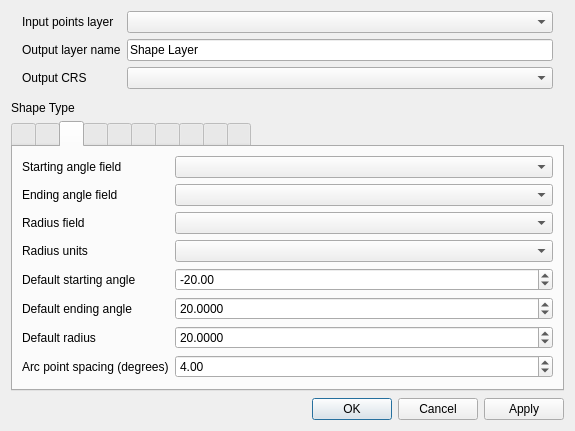
<?xml version="1.0" encoding="UTF-8"?>
<ui version="4.0">
 <class>Dialog</class>
 <widget class="QDialog" name="Dialog">
  <property name="geometry">
   <rect>
    <x>0</x>
    <y>0</y>
    <width>575</width>
    <height>431</height>
   </rect>
  </property>
  <property name="windowTitle">
   <string>Create Shapes</string>
  </property>
  <layout class="QVBoxLayout" name="verticalLayout">
   <item>
    <layout class="QFormLayout" name="formLayout">
     <property name="fieldGrowthPolicy">
      <enum>QFormLayout::AllNonFixedFieldsGrow</enum>
     </property>
     <property name="leftMargin">
      <number>11</number>
     </property>
     <property name="rightMargin">
      <number>11</number>
     </property>
     <item row="0" column="0">
      <widget class="QLabel" name="label">
       <property name="text">
        <string>Input points layer</string>
       </property>
      </widget>
     </item>
     <item row="0" column="1">
      <widget class="QgsMapLayerComboBox" name="mMapLayerComboBox"/>
     </item>
     <item row="1" column="0">
      <widget class="QLabel" name="label_3">
       <property name="text">
        <string>Output layer name</string>
       </property>
      </widget>
     </item>
     <item row="1" column="1">
      <widget class="QLineEdit" name="layerNameLineEdit">
       <property name="text">
        <string>Shape Layer</string>
       </property>
      </widget>
     </item>
     <item row="2" column="0">
      <widget class="QLabel" name="label_54">
       <property name="text">
        <string>Output CRS</string>
       </property>
      </widget>
     </item>
     <item row="2" column="1">
      <widget class="QComboBox" name="outputCRSComboBox"/>
     </item>
    </layout>
   </item>
   <item>
    <spacer name="verticalSpacer_2">
     <property name="orientation">
      <enum>Qt::Vertical</enum>
     </property>
     <property name="sizeType">
      <enum>QSizePolicy::Fixed</enum>
     </property>
     <property name="sizeHint" stdset="0">
      <size>
       <width>20</width>
       <height>6</height>
      </size>
     </property>
    </spacer>
   </item>
   <item>
    <widget class="QLabel" name="label_2">
     <property name="text">
      <string>Shape Type</string>
     </property>
    </widget>
   </item>
   <item>
    <widget class="QTabWidget" name="tabWidget">
     <property name="currentIndex">
      <number>2</number>
     </property>
     <widget class="QWidget" name="ellipse">
      <attribute name="title">
       <string/>
      </attribute>
      <attribute name="toolTip">
       <string>Ellipse</string>
      </attribute>
      <layout class="QVBoxLayout" name="verticalLayout_4">
       <item>
        <layout class="QFormLayout" name="formLayout_4">
         <item row="0" column="0">
          <widget class="QLabel" name="label_7">
           <property name="text">
            <string>Semi-major axis field</string>
           </property>
          </widget>
         </item>
         <item row="1" column="0">
          <widget class="QLabel" name="label_8">
           <property name="text">
            <string>Semi-minor axis field</string>
           </property>
          </widget>
         </item>
         <item row="2" column="0">
          <widget class="QLabel" name="label_9">
           <property name="text">
            <string>Orientation of axis field</string>
           </property>
          </widget>
         </item>
         <item row="3" column="0">
          <widget class="QLabel" name="label_10">
           <property name="text">
            <string>Axis units of measure</string>
           </property>
          </widget>
         </item>
         <item row="3" column="1">
          <widget class="QComboBox" name="unitOfAxisComboBox">
           <property name="sizePolicy">
            <sizepolicy hsizetype="Expanding" vsizetype="Fixed">
             <horstretch>0</horstretch>
             <verstretch>0</verstretch>
            </sizepolicy>
           </property>
          </widget>
         </item>
         <item row="0" column="1">
          <widget class="QComboBox" name="semiMajorComboBox">
           <property name="sizePolicy">
            <sizepolicy hsizetype="Expanding" vsizetype="Fixed">
             <horstretch>0</horstretch>
             <verstretch>0</verstretch>
            </sizepolicy>
           </property>
          </widget>
         </item>
         <item row="1" column="1">
          <widget class="QComboBox" name="semiMinorComboBox">
           <property name="sizePolicy">
            <sizepolicy hsizetype="Expanding" vsizetype="Fixed">
             <horstretch>0</horstretch>
             <verstretch>0</verstretch>
            </sizepolicy>
           </property>
          </widget>
         </item>
         <item row="2" column="1">
          <widget class="QComboBox" name="orientationComboBox">
           <property name="sizePolicy">
            <sizepolicy hsizetype="Expanding" vsizetype="Fixed">
             <horstretch>0</horstretch>
             <verstretch>0</verstretch>
            </sizepolicy>
           </property>
          </widget>
         </item>
         <item row="4" column="0">
          <widget class="QLabel" name="label_24">
           <property name="text">
            <string>Default semi-major axis</string>
           </property>
          </widget>
         </item>
         <item row="5" column="0">
          <widget class="QLabel" name="label_25">
           <property name="text">
            <string>Default semi-minor asix</string>
           </property>
          </widget>
         </item>
         <item row="6" column="0">
          <widget class="QLabel" name="label_26">
           <property name="text">
            <string>Default orientatioin of axis</string>
           </property>
          </widget>
         </item>
         <item row="6" column="1">
          <widget class="QDoubleSpinBox" name="defOrientationSpinBox">
           <property name="decimals">
            <number>4</number>
           </property>
           <property name="maximum">
            <double>360.000000000000000</double>
           </property>
          </widget>
         </item>
         <item row="4" column="1">
          <widget class="QDoubleSpinBox" name="defSemiMajorSpinBox">
           <property name="decimals">
            <number>4</number>
           </property>
           <property name="maximum">
            <double>1000000000.000000000000000</double>
           </property>
           <property name="value">
            <double>40.000000000000000</double>
           </property>
          </widget>
         </item>
         <item row="5" column="1">
          <widget class="QDoubleSpinBox" name="defSemiMinorSpinBox">
           <property name="decimals">
            <number>4</number>
           </property>
           <property name="maximum">
            <double>1000000000.000000000000000</double>
           </property>
           <property name="value">
            <double>20.000000000000000</double>
           </property>
          </widget>
         </item>
        </layout>
       </item>
      </layout>
     </widget>
     <widget class="QWidget" name="lob">
      <attribute name="title">
       <string/>
      </attribute>
      <attribute name="toolTip">
       <string>Line of Bearing</string>
      </attribute>
      <layout class="QVBoxLayout" name="verticalLayout_5">
       <item>
        <layout class="QFormLayout" name="formLayout_2">
         <item row="0" column="0">
          <widget class="QLabel" name="label_12">
           <property name="text">
            <string>Azimuth/Bearing field</string>
           </property>
          </widget>
         </item>
         <item row="1" column="0">
          <widget class="QLabel" name="label_13">
           <property name="text">
            <string>Distance field</string>
           </property>
          </widget>
         </item>
         <item row="2" column="0">
          <widget class="QLabel" name="label_14">
           <property name="text">
            <string>Units of distance</string>
           </property>
          </widget>
         </item>
         <item row="4" column="0">
          <widget class="QLabel" name="label_15">
           <property name="text">
            <string>Default distance</string>
           </property>
          </widget>
         </item>
         <item row="0" column="1">
          <widget class="QComboBox" name="bearingComboBox"/>
         </item>
         <item row="1" column="1">
          <widget class="QComboBox" name="distanceComboBox"/>
         </item>
         <item row="2" column="1">
          <widget class="QComboBox" name="unitOfDistanceComboBox"/>
         </item>
         <item row="3" column="0">
          <widget class="QLabel" name="label_27">
           <property name="text">
            <string>Default azimuth/bearing</string>
           </property>
          </widget>
         </item>
         <item row="3" column="1">
          <widget class="QDoubleSpinBox" name="defaultBearingSpinBox">
           <property name="decimals">
            <number>4</number>
           </property>
           <property name="minimum">
            <double>-360.000000000000000</double>
           </property>
           <property name="maximum">
            <double>360.000000000000000</double>
           </property>
          </widget>
         </item>
         <item row="4" column="1">
          <widget class="QDoubleSpinBox" name="defaultDistanceSpinBox">
           <property name="decimals">
            <number>4</number>
           </property>
           <property name="maximum">
            <double>999999999.000000000000000</double>
           </property>
           <property name="value">
            <double>1000.000000000000000</double>
           </property>
          </widget>
         </item>
        </layout>
       </item>
      </layout>
     </widget>
     <widget class="QWidget" name="pie">
      <attribute name="title">
       <string/>
      </attribute>
      <attribute name="toolTip">
       <string>Pie Wedge</string>
      </attribute>
      <layout class="QFormLayout" name="formLayout_11">
       <item row="0" column="0">
        <widget class="QLabel" name="label_47">
         <property name="text">
          <string>Starting angle field</string>
         </property>
        </widget>
       </item>
       <item row="0" column="1">
        <widget class="QComboBox" name="pieBearingStartComboBox"/>
       </item>
       <item row="1" column="0">
        <widget class="QLabel" name="label_48">
         <property name="text">
          <string>Ending angle field</string>
         </property>
        </widget>
       </item>
       <item row="1" column="1">
        <widget class="QComboBox" name="pieBearingEndComboBox"/>
       </item>
       <item row="2" column="0">
        <widget class="QLabel" name="label_49">
         <property name="text">
          <string>Radius field</string>
         </property>
        </widget>
       </item>
       <item row="2" column="1">
        <widget class="QComboBox" name="pieDistanceComboBox"/>
       </item>
       <item row="3" column="0">
        <widget class="QLabel" name="label_50">
         <property name="text">
          <string>Radius units</string>
         </property>
        </widget>
       </item>
       <item row="3" column="1">
        <widget class="QComboBox" name="pieUnitOfDistanceComboBox"/>
       </item>
       <item row="4" column="0">
        <widget class="QLabel" name="label_51">
         <property name="text">
          <string>Default starting angle</string>
         </property>
        </widget>
       </item>
       <item row="4" column="1">
        <widget class="QDoubleSpinBox" name="pieBearingStartSpinBox">
         <property name="minimum">
          <double>-360.000000000000000</double>
         </property>
         <property name="maximum">
          <double>360.000000000000000</double>
         </property>
         <property name="value">
          <double>-20.000000000000000</double>
         </property>
        </widget>
       </item>
       <item row="5" column="0">
        <widget class="QLabel" name="label_52">
         <property name="text">
          <string>Default ending angle</string>
         </property>
        </widget>
       </item>
       <item row="5" column="1">
        <widget class="QDoubleSpinBox" name="pieBearingEndSpinBox">
         <property name="decimals">
          <number>4</number>
         </property>
         <property name="minimum">
          <double>-360.000000000000000</double>
         </property>
         <property name="maximum">
          <double>360.000000000000000</double>
         </property>
         <property name="value">
          <double>20.000000000000000</double>
         </property>
        </widget>
       </item>
       <item row="6" column="0">
        <widget class="QLabel" name="label_53">
         <property name="text">
          <string>Default radius</string>
         </property>
        </widget>
       </item>
       <item row="6" column="1">
        <widget class="QDoubleSpinBox" name="pieDefaultDistanceSpinBox">
         <property name="decimals">
          <number>4</number>
         </property>
         <property name="maximum">
          <double>1000000000.000000000000000</double>
         </property>
         <property name="value">
          <double>20.000000000000000</double>
         </property>
        </widget>
       </item>
       <item row="7" column="0">
        <widget class="QLabel" name="label_55">
         <property name="text">
          <string>Arc point spacing (degrees)</string>
         </property>
        </widget>
       </item>
       <item row="7" column="1">
        <widget class="QDoubleSpinBox" name="pointSpacingSpinBox">
         <property name="minimum">
          <double>0.250000000000000</double>
         </property>
         <property name="maximum">
          <double>30.000000000000000</double>
         </property>
         <property name="value">
          <double>4.000000000000000</double>
         </property>
        </widget>
       </item>
      </layout>
     </widget>
     <widget class="QWidget" name="polygon">
      <attribute name="title">
       <string/>
      </attribute>
      <attribute name="toolTip">
       <string>Polygon</string>
      </attribute>
      <layout class="QVBoxLayout" name="verticalLayout_2">
       <item>
        <layout class="QFormLayout" name="formLayout_3">
         <item row="0" column="0">
          <widget class="QLabel" name="label_4">
           <property name="text">
            <string>Number of sides field</string>
           </property>
          </widget>
         </item>
         <item row="0" column="1">
          <widget class="QComboBox" name="sidesPolyComboBox">
           <property name="sizePolicy">
            <sizepolicy hsizetype="Expanding" vsizetype="Fixed">
             <horstretch>0</horstretch>
             <verstretch>0</verstretch>
            </sizepolicy>
           </property>
          </widget>
         </item>
         <item row="2" column="0">
          <widget class="QLabel" name="label_5">
           <property name="text">
            <string>Outer radius field</string>
           </property>
          </widget>
         </item>
         <item row="3" column="0">
          <widget class="QLabel" name="label_6">
           <property name="text">
            <string>Default number of sides</string>
           </property>
          </widget>
         </item>
         <item row="2" column="1">
          <widget class="QComboBox" name="distPolyComboBox"/>
         </item>
         <item row="3" column="1">
          <widget class="QSpinBox" name="sidesPolySpinBox">
           <property name="minimum">
            <number>3</number>
           </property>
           <property name="maximum">
            <number>25</number>
           </property>
           <property name="value">
            <number>3</number>
           </property>
          </widget>
         </item>
         <item row="4" column="0">
          <widget class="QLabel" name="label_17">
           <property name="text">
            <string>Default starting angle</string>
           </property>
          </widget>
         </item>
         <item row="4" column="1">
          <widget class="QDoubleSpinBox" name="anglePolySpinBox">
           <property name="decimals">
            <number>4</number>
           </property>
           <property name="maximum">
            <double>360.000000000000000</double>
           </property>
          </widget>
         </item>
         <item row="5" column="1">
          <widget class="QLineEdit" name="distPolyLineEdit">
           <property name="text">
            <string>40</string>
           </property>
          </widget>
         </item>
         <item row="5" column="0">
          <widget class="QLabel" name="label_11">
           <property name="text">
            <string>Default outer radius</string>
           </property>
          </widget>
         </item>
         <item row="6" column="0">
          <widget class="QLabel" name="label_18">
           <property name="text">
            <string>Distance units of measure</string>
           </property>
          </widget>
         </item>
         <item row="6" column="1">
          <widget class="QComboBox" name="distUnitsPolyComboBox"/>
         </item>
         <item row="1" column="0">
          <widget class="QLabel" name="label_16">
           <property name="text">
            <string>Starting angle field</string>
           </property>
          </widget>
         </item>
         <item row="1" column="1">
          <widget class="QComboBox" name="anglePolyComboBox"/>
         </item>
        </layout>
       </item>
      </layout>
     </widget>
     <widget class="QWidget" name="star">
      <attribute name="title">
       <string/>
      </attribute>
      <attribute name="toolTip">
       <string>Star</string>
      </attribute>
      <layout class="QVBoxLayout" name="verticalLayout_3">
       <item>
        <layout class="QFormLayout" name="formLayout_5">
         <item row="0" column="0">
          <widget class="QLabel" name="label_19">
           <property name="text">
            <string>Number of star points</string>
           </property>
          </widget>
         </item>
         <item row="0" column="1">
          <widget class="QSpinBox" name="starPointsSpinBox">
           <property name="minimum">
            <number>3</number>
           </property>
           <property name="maximum">
            <number>50</number>
           </property>
           <property name="value">
            <number>5</number>
           </property>
          </widget>
         </item>
         <item row="2" column="0">
          <widget class="QLabel" name="label_20">
           <property name="text">
            <string>Inner radius</string>
           </property>
          </widget>
         </item>
         <item row="3" column="0">
          <widget class="QLabel" name="label_21">
           <property name="text">
            <string>Outer radius</string>
           </property>
          </widget>
         </item>
         <item row="4" column="0">
          <widget class="QLabel" name="label_22">
           <property name="text">
            <string>Radius units of measure</string>
           </property>
          </widget>
         </item>
         <item row="4" column="1">
          <widget class="QComboBox" name="unitsStarComboBox"/>
         </item>
         <item row="2" column="1">
          <widget class="QDoubleSpinBox" name="innerStarRadiusSpinBox">
           <property name="decimals">
            <number>6</number>
           </property>
           <property name="minimum">
            <double>-1000000000.000000000000000</double>
           </property>
           <property name="maximum">
            <double>1000000000.000000000000000</double>
           </property>
           <property name="value">
            <double>10.000000000000000</double>
           </property>
          </widget>
         </item>
         <item row="3" column="1">
          <widget class="QDoubleSpinBox" name="outerStarRadiusSpinBox">
           <property name="decimals">
            <number>6</number>
           </property>
           <property name="minimum">
            <double>-1000000000.000000000000000</double>
           </property>
           <property name="maximum">
            <double>1000000000.000000000000000</double>
           </property>
           <property name="value">
            <double>40.000000000000000</double>
           </property>
          </widget>
         </item>
         <item row="1" column="0">
          <widget class="QLabel" name="label_23">
           <property name="text">
            <string>Starting angle</string>
           </property>
          </widget>
         </item>
         <item row="1" column="1">
          <widget class="QDoubleSpinBox" name="starStartAngleSpinBox">
           <property name="decimals">
            <number>4</number>
           </property>
           <property name="maximum">
            <double>360.000000000000000</double>
           </property>
          </widget>
         </item>
        </layout>
       </item>
      </layout>
     </widget>
     <widget class="QWidget" name="rose">
      <attribute name="title">
       <string/>
      </attribute>
      <attribute name="toolTip">
       <string>Ellipse Rose</string>
      </attribute>
      <layout class="QFormLayout" name="formLayout_6">
       <item row="0" column="0">
        <widget class="QLabel" name="label_28">
         <property name="text">
          <string>Number of petals</string>
         </property>
        </widget>
       </item>
       <item row="0" column="1">
        <widget class="QSpinBox" name="rosePetalSpinBox">
         <property name="minimum">
          <number>1</number>
         </property>
         <property name="maximum">
          <number>100</number>
         </property>
         <property name="singleStep">
          <number>1</number>
         </property>
         <property name="value">
          <number>8</number>
         </property>
        </widget>
       </item>
       <item row="2" column="0">
        <widget class="QLabel" name="label_29">
         <property name="text">
          <string>Outer radius</string>
         </property>
        </widget>
       </item>
       <item row="2" column="1">
        <widget class="QDoubleSpinBox" name="roseRadiusSpinBox">
         <property name="decimals">
          <number>4</number>
         </property>
         <property name="minimum">
          <double>0.000000000000000</double>
         </property>
         <property name="maximum">
          <double>1000000000.000000000000000</double>
         </property>
         <property name="value">
          <double>40.000000000000000</double>
         </property>
        </widget>
       </item>
       <item row="3" column="0">
        <widget class="QLabel" name="label_30">
         <property name="text">
          <string>Radius units of measure</string>
         </property>
        </widget>
       </item>
       <item row="3" column="1">
        <widget class="QComboBox" name="unitsRoseComboBox"/>
       </item>
       <item row="1" column="0">
        <widget class="QLabel" name="label_31">
         <property name="text">
          <string>Starting angle</string>
         </property>
        </widget>
       </item>
       <item row="1" column="1">
        <widget class="QDoubleSpinBox" name="roseAngleSpinBox">
         <property name="decimals">
          <number>4</number>
         </property>
         <property name="minimum">
          <double>-360.000000000000000</double>
         </property>
         <property name="maximum">
          <double>360.000000000000000</double>
         </property>
        </widget>
       </item>
      </layout>
     </widget>
     <widget class="QWidget" name="hypocycloid">
      <attribute name="title">
       <string/>
      </attribute>
      <attribute name="toolTip">
       <string>Hypocyloid</string>
      </attribute>
      <layout class="QFormLayout" name="formLayout_7">
       <item row="0" column="0">
        <widget class="QLabel" name="label_32">
         <property name="text">
          <string>Number of cusps</string>
         </property>
        </widget>
       </item>
       <item row="0" column="1">
        <widget class="QSpinBox" name="cyclodeCuspsSpinBox">
         <property name="minimum">
          <number>3</number>
         </property>
         <property name="maximum">
          <number>25</number>
         </property>
         <property name="value">
          <number>4</number>
         </property>
        </widget>
       </item>
       <item row="2" column="0">
        <widget class="QLabel" name="label_33">
         <property name="text">
          <string>Outer radius</string>
         </property>
        </widget>
       </item>
       <item row="2" column="1">
        <widget class="QDoubleSpinBox" name="cyclodeRadiusSpinBox">
         <property name="decimals">
          <number>4</number>
         </property>
         <property name="maximum">
          <double>1000000000.000000000000000</double>
         </property>
         <property name="value">
          <double>40.000000000000000</double>
         </property>
        </widget>
       </item>
       <item row="3" column="0">
        <widget class="QLabel" name="label_34">
         <property name="text">
          <string>Radius units of measure</string>
         </property>
        </widget>
       </item>
       <item row="3" column="1">
        <widget class="QComboBox" name="unitsCyclodeComboBox"/>
       </item>
       <item row="1" column="0">
        <widget class="QLabel" name="label_40">
         <property name="text">
          <string>Starting angle</string>
         </property>
        </widget>
       </item>
       <item row="1" column="1">
        <widget class="QDoubleSpinBox" name="cyclodeAngleSpinBox">
         <property name="decimals">
          <number>4</number>
         </property>
         <property name="minimum">
          <double>-360.000000000000000</double>
         </property>
         <property name="maximum">
          <double>360.000000000000000</double>
         </property>
        </widget>
       </item>
      </layout>
     </widget>
     <widget class="QWidget" name="foil">
      <attribute name="title">
       <string/>
      </attribute>
      <attribute name="toolTip">
       <string>Polyfoil</string>
      </attribute>
      <layout class="QFormLayout" name="formLayout_8">
       <item row="0" column="0">
        <widget class="QLabel" name="label_35">
         <property name="text">
          <string>Number of lobes</string>
         </property>
        </widget>
       </item>
       <item row="0" column="1">
        <widget class="QSpinBox" name="foilLobesSpinBox">
         <property name="minimum">
          <number>3</number>
         </property>
         <property name="maximum">
          <number>25</number>
         </property>
         <property name="singleStep">
          <number>1</number>
         </property>
         <property name="value">
          <number>5</number>
         </property>
        </widget>
       </item>
       <item row="2" column="0">
        <widget class="QLabel" name="label_36">
         <property name="text">
          <string>Outer radius</string>
         </property>
        </widget>
       </item>
       <item row="2" column="1">
        <widget class="QDoubleSpinBox" name="foilRadiusSpinBox">
         <property name="decimals">
          <number>4</number>
         </property>
         <property name="maximum">
          <double>1000000000.000000000000000</double>
         </property>
         <property name="value">
          <double>40.000000000000000</double>
         </property>
        </widget>
       </item>
       <item row="3" column="0">
        <widget class="QLabel" name="label_37">
         <property name="text">
          <string>Radius units of measure</string>
         </property>
        </widget>
       </item>
       <item row="3" column="1">
        <widget class="QComboBox" name="unitsFoilComboBox"/>
       </item>
       <item row="1" column="0">
        <widget class="QLabel" name="label_41">
         <property name="text">
          <string>Starting angle</string>
         </property>
        </widget>
       </item>
       <item row="1" column="1">
        <widget class="QDoubleSpinBox" name="foilAngleSpinBox">
         <property name="decimals">
          <number>4</number>
         </property>
         <property name="minimum">
          <double>-360.000000000000000</double>
         </property>
         <property name="maximum">
          <double>360.000000000000000</double>
         </property>
        </widget>
       </item>
      </layout>
     </widget>
     <widget class="QWidget" name="epicycloid">
      <attribute name="title">
       <string/>
      </attribute>
      <attribute name="toolTip">
       <string>Epicycloid</string>
      </attribute>
      <layout class="QFormLayout" name="formLayout_10">
       <item row="0" column="0">
        <widget class="QLabel" name="label_43">
         <property name="text">
          <string>Number of lobes</string>
         </property>
        </widget>
       </item>
       <item row="0" column="1">
        <widget class="QSpinBox" name="epicyclodeLobesSpinBox">
         <property name="minimum">
          <number>1</number>
         </property>
         <property name="maximum">
          <number>50</number>
         </property>
         <property name="value">
          <number>3</number>
         </property>
        </widget>
       </item>
       <item row="1" column="0">
        <widget class="QLabel" name="label_44">
         <property name="text">
          <string>Starting angle</string>
         </property>
        </widget>
       </item>
       <item row="2" column="0">
        <widget class="QLabel" name="label_45">
         <property name="text">
          <string>Radius</string>
         </property>
        </widget>
       </item>
       <item row="1" column="1">
        <widget class="QDoubleSpinBox" name="epicyclodeAngleSpinBox">
         <property name="decimals">
          <number>4</number>
         </property>
         <property name="maximum">
          <double>360.000000000000000</double>
         </property>
        </widget>
       </item>
       <item row="3" column="0">
        <widget class="QLabel" name="label_46">
         <property name="text">
          <string>Radius units of measure</string>
         </property>
        </widget>
       </item>
       <item row="2" column="1">
        <widget class="QDoubleSpinBox" name="epicyclodeRadiusSpinBox">
         <property name="decimals">
          <number>4</number>
         </property>
         <property name="maximum">
          <double>1000000000.000000000000000</double>
         </property>
         <property name="value">
          <double>40.000000000000000</double>
         </property>
        </widget>
       </item>
       <item row="3" column="1">
        <widget class="QComboBox" name="unitsEpicyclodeComboBox"/>
       </item>
      </layout>
     </widget>
     <widget class="QWidget" name="heart">
      <attribute name="title">
       <string/>
      </attribute>
      <attribute name="toolTip">
       <string>Heart</string>
      </attribute>
      <layout class="QFormLayout" name="formLayout_9">
       <item row="1" column="0">
        <widget class="QLabel" name="label_38">
         <property name="text">
          <string>Maximum radius</string>
         </property>
        </widget>
       </item>
       <item row="1" column="1">
        <widget class="QDoubleSpinBox" name="heartSizeSpinBox">
         <property name="decimals">
          <number>4</number>
         </property>
         <property name="maximum">
          <double>1000000000.000000000000000</double>
         </property>
         <property name="value">
          <double>40.000000000000000</double>
         </property>
        </widget>
       </item>
       <item row="2" column="0">
        <widget class="QLabel" name="label_39">
         <property name="text">
          <string>Units of measure</string>
         </property>
        </widget>
       </item>
       <item row="2" column="1">
        <widget class="QComboBox" name="unitsHeartComboBox"/>
       </item>
       <item row="0" column="0">
        <widget class="QLabel" name="label_42">
         <property name="text">
          <string>Starting angle</string>
         </property>
        </widget>
       </item>
       <item row="0" column="1">
        <widget class="QDoubleSpinBox" name="heartAngleSpinBox">
         <property name="decimals">
          <number>4</number>
         </property>
         <property name="minimum">
          <double>-360.000000000000000</double>
         </property>
         <property name="maximum">
          <double>360.000000000000000</double>
         </property>
        </widget>
       </item>
      </layout>
     </widget>
    </widget>
   </item>
   <item>
    <spacer name="verticalSpacer">
     <property name="orientation">
      <enum>Qt::Vertical</enum>
     </property>
     <property name="sizeHint" stdset="0">
      <size>
       <width>20</width>
       <height>40</height>
      </size>
     </property>
    </spacer>
   </item>
   <item>
    <widget class="QDialogButtonBox" name="buttonBox">
     <property name="orientation">
      <enum>Qt::Horizontal</enum>
     </property>
     <property name="standardButtons">
      <set>QDialogButtonBox::Apply|QDialogButtonBox::Cancel|QDialogButtonBox::Ok</set>
     </property>
    </widget>
   </item>
  </layout>
 </widget>
 <customwidgets>
  <customwidget>
   <class>QgsMapLayerComboBox</class>
   <extends>QComboBox</extends>
   <header>qgis.gui</header>
  </customwidget>
 </customwidgets>
 <resources/>
 <connections>
  <connection>
   <sender>buttonBox</sender>
   <signal>accepted()</signal>
   <receiver>Dialog</receiver>
   <slot>accept()</slot>
   <hints>
    <hint type="sourcelabel">
     <x>248</x>
     <y>254</y>
    </hint>
    <hint type="destinationlabel">
     <x>157</x>
     <y>274</y>
    </hint>
   </hints>
  </connection>
  <connection>
   <sender>buttonBox</sender>
   <signal>rejected()</signal>
   <receiver>Dialog</receiver>
   <slot>reject()</slot>
   <hints>
    <hint type="sourcelabel">
     <x>316</x>
     <y>260</y>
    </hint>
    <hint type="destinationlabel">
     <x>286</x>
     <y>274</y>
    </hint>
   </hints>
  </connection>
 </connections>
</ui>
